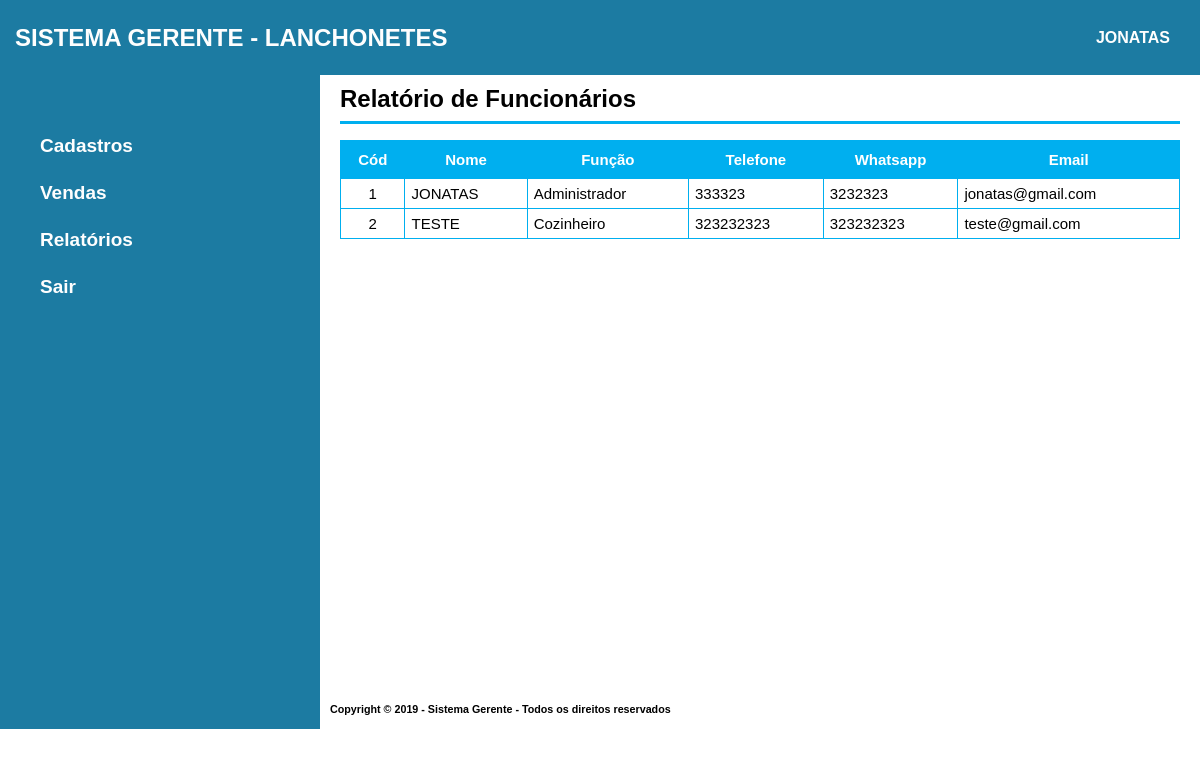
The page /sistema/view/relatorioFuncionario.php (signed in) on the database its author committed.
### tables this page shows
CREATE TABLE IF NOT EXISTS `funcionarios` (
  `idFuncionario` INT NOT NULL AUTO_INCREMENT COMMENT '',
  `nome` VARCHAR(100) NULL COMMENT '',
  `CPF` VARCHAR(11) NULL COMMENT '',
  `endereco` VARCHAR(200) NULL COMMENT '',
  `sexo` VARCHAR(20) NULL COMMENT '',
  `funcao` VARCHAR(45) NULL COMMENT '',
  `telefone` VARCHAR(11) NULL COMMENT '',
  `whatsapp` VARCHAR(11) NULL COMMENT '',
  `senha` VARCHAR(100) NULL COMMENT '',
  `email` VARCHAR(100) NULL COMMENT '',
  `status` INT NOT NULL COMMENT '',
  PRIMARY KEY (`idFuncionario`)  COMMENT '',
  UNIQUE INDEX `CPF_UNIQUE` (`CPF` ASC)  COMMENT '');

### sistema/controller/DB.php (called while the page is built, shortened)
<?php
class DB {
	private static $instance;
	static function getInstance(){
		if(!isset(self::$instance))	{
			try{
				self::$instance = new PDO("mysql:host=127.0.0.1;dbname=sistemagerente", 'root', "");
				self::$instance->setAttribute(PDO::ATTR_ERRMODE, PDO::ERRMODE_EXCEPTION);
				self::$instance->setAttribute(PDO::ATTR_DEFAULT_FETCH_MODE, PDO::FETCH_OBJ);
			} catch (PDOException $e){
				echo $e->getMessage();
			}
		}
		return self::$instance;
	}
}
?>

### sistema/controller/funcionarioController.php (called while the page is built, shortened)
<?php
require_once '../controller/DB.php';
require_once '../model/Funcionario.php';
function listaFuncionarios() {
    $funcionario = new Funcionario(DB::getInstance(), null);
    return $funcionario->listar();
}
?>

### sistema/model/Funcionario.php (called while the page is built, shortened)
<?php
require_once '../controller/DB.php';
class Funcionario{
  private $conexao;
  public function __construct($conexao, $funcionario) {
    $this->conexao = $conexao;
}
    public function listar() {
        try {
            $sql = 'SELECT * FROM funcionarios WHERE status > 0';
            $stmt = $this->conexao->prepare($sql);
            $stmt->execute();
            return $stmt->fetchAll(PDO::FETCH_OBJ);
        } catch (PDOException $e) {
            echo $e->getMessage();
        }
    }
}
?>

### sistema/view/relatorioFuncionario.php (the view, shortened to what this page needs)
<!DOCTYPE html>
<html>
<head>
    <link rel="stylesheet" type="text/css" href="../assets/css/style.css" />
</head>
<body>
    <div>
        <?php include "header.php" ?>
        <div class="container">
            <div class="menu">
                <?php include "menu_lateral.php" ?>
            </div>
            <div class="form">
                <?php require_once '../controller/funcionarioController.php';?>
                <div class="titulo_form">
            	   <h2>Relatório de Funcionários</h2>
                </div>
                <fieldset>
                    <div>
                        <?php if (listafuncionarios() != null) {?>
                        <div class="table">
                            <table>
                                <tr>
                                    <th>Cód</th>
                                    <th>Nome</th>
                                    <th>Função</th>
                                    <th>Telefone</th>
                                    <th>Whatsapp</th>
                                    <th>Email</th>
                                </tr>
                                <?php foreach (listafuncionarios() as $funcionarios){?>
                                <tr data-id="<?= $funcionarios->idFuncionario;?>">
                                    <td align="center"><?= $funcionarios->idFuncionario;?></td>
                                    <td><?= $funcionarios->nome;?></td>
                                    <td><?= $funcionarios->funcao;?></td>
                                    <td><?= $funcionarios->telefone;?></td>
                                    <td><?= $funcionarios->whatsapp;?></td>
                                    <td><?= $funcionarios->email;?></td>
                                </tr>
                                <?php }?>
                            </table>
                        </div>
                        <?php }?>
                    </div>
                </fieldset>
            </div>
        </div>
        <?php include "footer.php" ?>
    </div>
</body>
</html>

### sistema/assets/css/style.css (style rules this page uses)
* { margin: 0; padding: 0; }
body { padding: 0; margin: 0; width: auto; height: auto; font-family: Verdana, sans-serif; position: absolute; overflow-x: hidden; }
.container { width: 100vw; display: grid; grid-template-columns: 320px auto; grid-template-rows: minmax(614px, auto); }
.menu { background: #1C7BA2; display: inline-block; }
.form { box-sizing: border-box; padding: 10px 20px; display: inline-block; }
fieldset { border: 0; }
body, input, select, textarea, button { font-family: Verdana, sans-serif; font-size: 1em; }
.titulo_form { border-bottom: 0.2em solid #00AFEF; padding-bottom: 0.5em; }
.table { padding-top: 1em; }
table { font-family: Verdana, sans-serif; font-size: 15px; border-collapse: collapse; width: 100%; }
table td, table th { border: 1px solid #00AFEF; padding: 6px; }
table th { padding-top: 10px; padding-bottom: 10px; text-align: center; background-color: #00AFEF; color: white; }

### rows shown on the page
funcionarios: idFuncionario "1", nome "JONATAS", funcao "Administrador", telefone "333323", whatsapp "3232323", email "jonatas@gmail.com"
funcionarios: idFuncionario "2", nome "TESTE", funcao "Cozinheiro", telefone "323232323", whatsapp "323232323", email "teste@gmail.com"

### other values the page prints
$_SESSION['dados_usuario']->nome "JONATAS"
